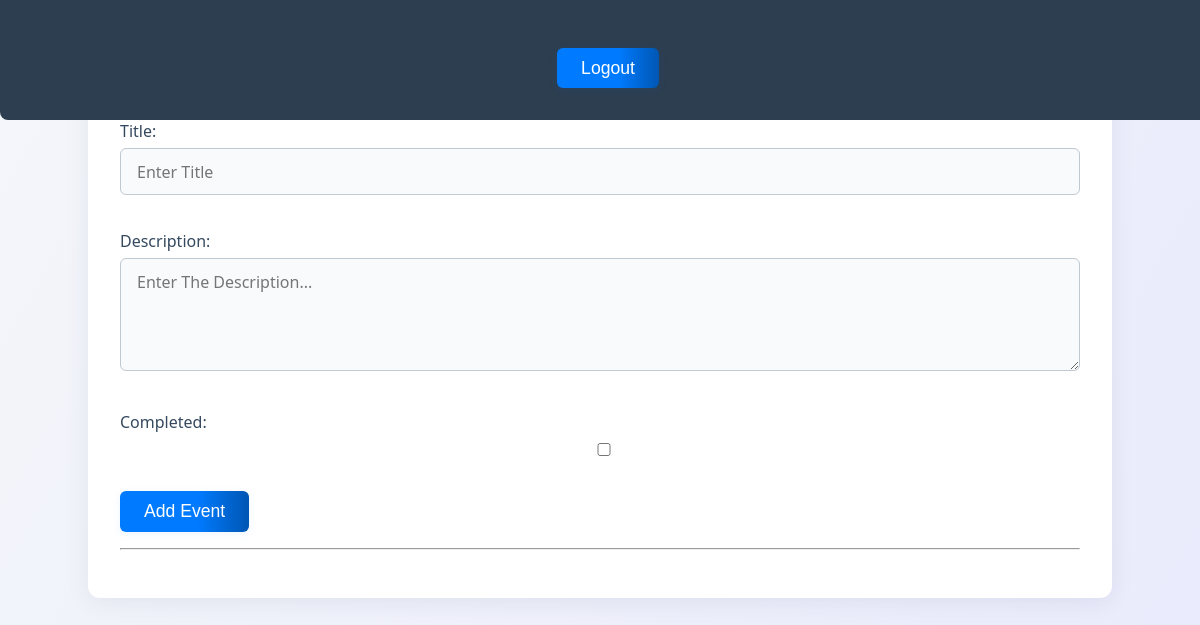
Before: / (signed in) with the older database file.
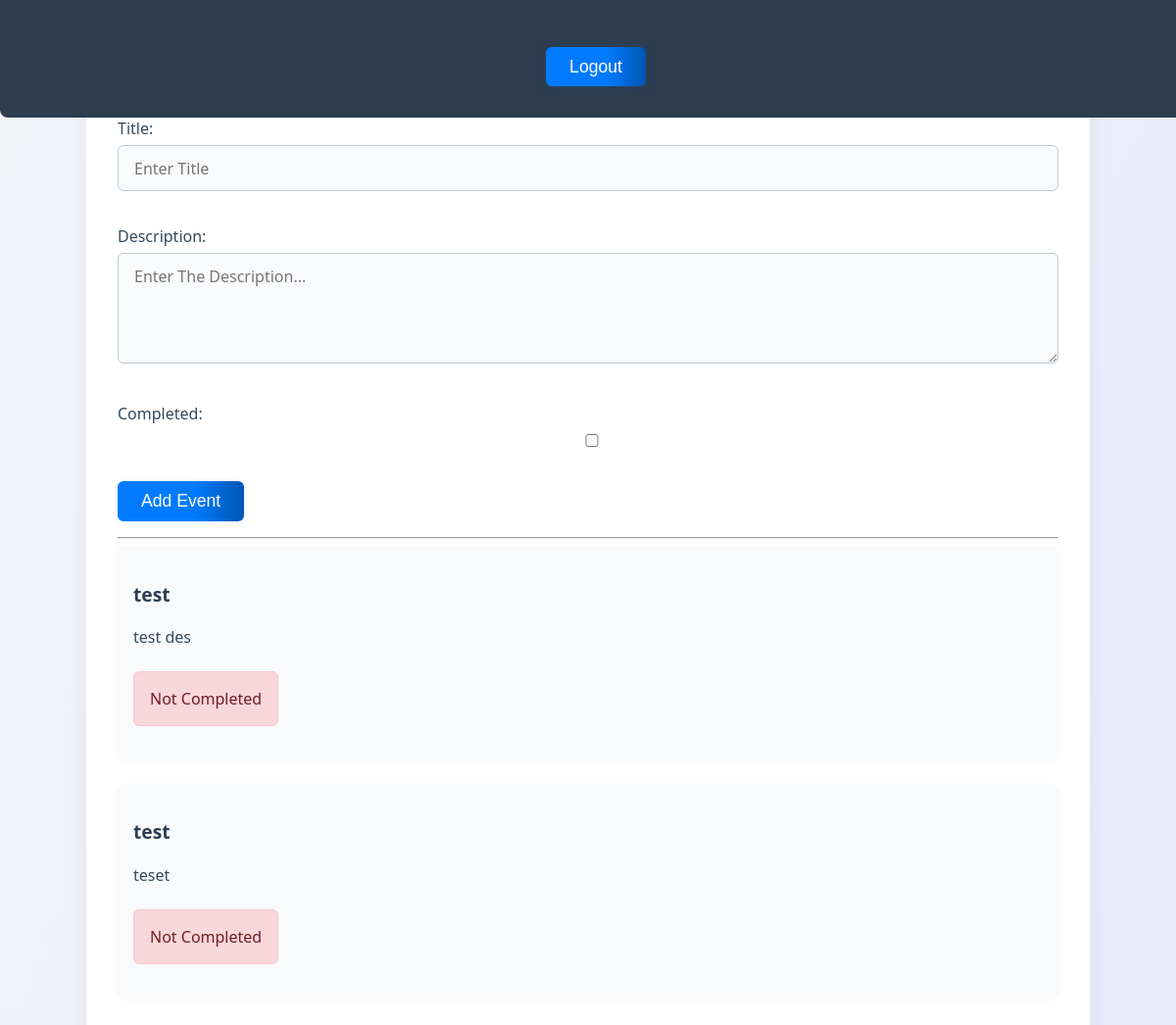
After: the same page with the newer database file.
### core/models.py (models this page shows, shortened)
class Event(models.Model):
    user = models.ForeignKey(User, on_delete=models.CASCADE)
    title = models.CharField(max_length=200)
    description = models.TextField()
    completed = models.BooleanField(default=False)
    time = models.DateTimeField(auto_now_add=True)

### core/views.py (the view, shortened to what this page needs)
# urls.py: 2. Add a URL to urlpatterns:  path('', Home.as_view(), name='home')
@method_decorator(login_required(login_url='/login/'), name='dispatch')
class Home(generic.CreateView):
    model = Event
    form_class = EventForm
    template_name = 'core/index.html'
    def get_context_data(self, **kwargs):
        context = super().get_context_data(**kwargs)
        context['events'] = self.get_queryset()
        return context
    def get_queryset(self):
        return Event.objects.filter(user=self.request.user)

### core/forms.py
class EventForm(ModelForm):
    class Meta:
        model = Event
        fields = ['title', 'description', 'completed']
        widgets = {
            'title': TextInput(attrs=({
                'class':'form-control',
                'placeholder': "Enter Title"
            })),
            'description': Textarea(attrs=({
                'class': 'form-control',
                'placeholder': "Enter The Description...",
                'rows': 4
            }))
        }

### core/templates/core/index.html (shortened to what this page needs)
{% load static %}
<!DOCTYPE html>
<html lang="en">
<head>
    <link rel="stylesheet" href="{% static 'core/style.css' %}">
</head>
<body>
    <header>
        <form action="{% url 'signout' %}" method="post">
            <button type="submit">Logout</button>
        </form>
    </header>
    <div class="main-content">
        <form action="" method="post">
            {{form.as_p}}
            <button type="submit">Add Event</button>
        </form>
        <hr>
        <div>
            {% for event in events %}
                <a href="{% url 'detail' event.id %}" style="text-decoration: none;">
                    <div class="event-card" style="margin-bottom:1.5rem; padding:1rem; border-radius:8px; background:#f8fafc; box-shadow:0 1px 4px rgba(44,62,80,0.04);">
                        <p style="font-size:1.2rem; font-weight:600; color:#2d3e50;">{{event.title}}</p>
                        <p style="color:#34495e;">{{event.description}}</p>
                        {% if event.completed == True %}
                            <span class="alert" style="display:inline-block; margin-top:0.5rem;">Completed</span>
                        {% else %}
                            <span class="alert" style="display:inline-block; margin-top:0.5rem; background:#f8d7da; color:#721c24; border:1px solid #f5c6cb;">Not Completed</span>
                        {% endif %}
                    </div>
                </a>
            {% endfor %}
        </div>
    </div>
</body>
</html>

Changed rows visible on the page:
added Event: title "test", description "test des", completed "Not Completed"
added Event: title "test", description "teset", completed "Not Completed"
